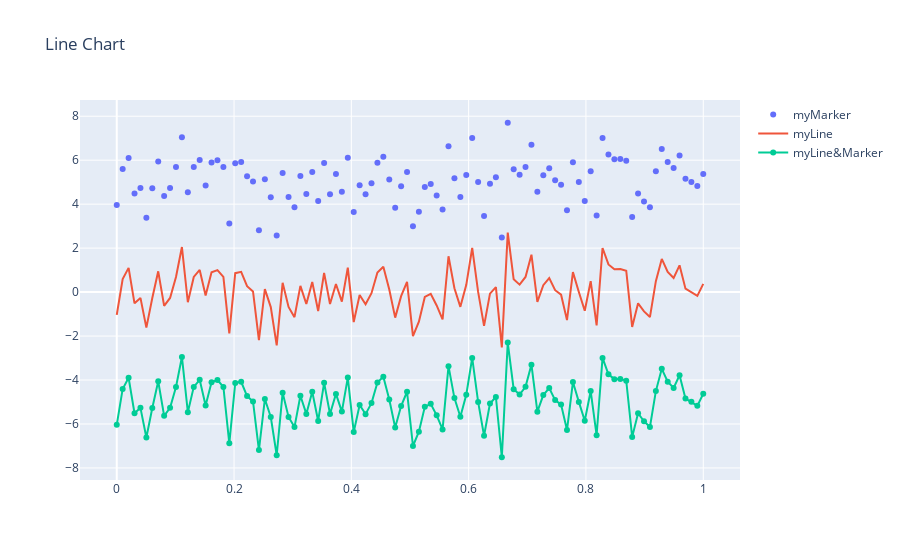

The notebook cell this image was saved under:
### Code cell
figure = pgo.Figure(data = plotData, layout = layout)
figure
